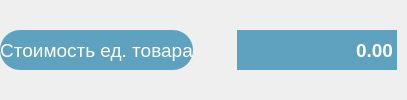
               <widget class="QWidget" name="widget_6" native="true">
                <property name="sizePolicy">
                 <sizepolicy hsizetype="Preferred" vsizetype="Minimum">
                  <horstretch>0</horstretch>
                  <verstretch>0</verstretch>
                 </sizepolicy>
                </property>
                <layout class="QHBoxLayout" name="horizontalLayout_5">
                 <property name="leftMargin">
                  <number>0</number>
                 </property>
                 <property name="topMargin">
                  <number>0</number>
                 </property>
                 <property name="rightMargin">
                  <number>10</number>
                 </property>
                 <property name="bottomMargin">
                  <number>0</number>
                 </property>
                 <item>
                  <widget class="QLabel" name="label_3">
                   <property name="sizePolicy">
                    <sizepolicy hsizetype="Preferred" vsizetype="Fixed">
                     <horstretch>0</horstretch>
                     <verstretch>0</verstretch>
                    </sizepolicy>
                   </property>
                   <property name="minimumSize">
                    <size>
                     <width>0</width>
                     <height>40</height>
                    </size>
                   </property>
                   <property name="font">
                    <font>
                     <family>Arial</family>
                     <pointsize>14</pointsize>
                     <italic>false</italic>
                    </font>
                   </property>
                   <property name="styleSheet">
                    <string notr="true">QLabel {
     border: none;
	height: 40px;
     border-radius: 20px;
	background-color: #5EA2BF;
	color: white;
 }</string>
                   </property>
                   <property name="text">
                    <string>Стоимость ед. товара</string>
                   </property>
                   <property name="alignment">
                    <set>Qt::AlignCenter</set>
                   </property>
                   <property name="margin">
                    <number>0</number>
                   </property>
                  </widget>
                 </item>
                 <item>
                  <widget class="QPushButton" name="info_3">
                   <property name="enabled">
                    <bool>true</bool>
                   </property>
                   <property name="sizePolicy">
                    <sizepolicy hsizetype="Fixed" vsizetype="Fixed">
                     <horstretch>0</horstretch>
                     <verstretch>0</verstretch>
                    </sizepolicy>
                   </property>
                   <property name="minimumSize">
                    <size>
                     <width>32</width>
                     <height>32</height>
                    </size>
                   </property>
                   <property name="maximumSize">
                    <size>
                     <width>32</width>
                     <height>32</height>
                    </size>
                   </property>
                   <property name="autoFillBackground">
                    <bool>false</bool>
                   </property>
                   <property name="styleSheet">
                    <string notr="true"> QPushButton {
     border: none;
	background-color: none;
 }</string>
                   </property>
                   <property name="text">
                    <string/>
                   </property>
                   <property name="icon">
                    <iconset resource="resources.qrc">
                     <normaloff>:/resources/info.svg</normaloff>:/resources/info.svg</iconset>
                   </property>
                   <property name="iconSize">
                    <size>
                     <width>32</width>
                     <height>32</height>
                    </size>
                   </property>
                  </widget>
                 </item>
                 <item>
                  <widget class="QDoubleSpinBox" name="doubleSpinBox_3">
                   <property name="sizePolicy">
                    <sizepolicy hsizetype="Fixed" vsizetype="Fixed">
                     <horstretch>0</horstretch>
                     <verstretch>0</verstretch>
                    </sizepolicy>
                   </property>
                   <property name="minimumSize">
                    <size>
                     <width>160</width>
                     <height>40</height>
                    </size>
                   </property>
                   <property name="font">
                    <font>
                     <family>Arial</family>
                     <pointsize>14</pointsize>
                     <weight>75</weight>
                     <bold>true</bold>
                    </font>
                   </property>
                   <property name="focusPolicy">
                    <enum>Qt::ClickFocus</enum>
                   </property>
                   <property name="styleSheet">
                    <string notr="true">QDoubleSpinBox
{
     border: none;
	background-color: #5EA2BF;
	color: white;
}


QDoubleSpinBox:focused
{
    border-width: 2px;
    border-style: solid;
    border-color: red;
}</string>
                   </property>
                   <property name="wrapping">
                    <bool>false</bool>
                   </property>
                   <property name="frame">
                    <bool>false</bool>
                   </property>
                   <property name="alignment">
                    <set>Qt::AlignRight|Qt::AlignTrailing|Qt::AlignVCenter</set>
                   </property>
                   <property name="buttonSymbols">
                    <enum>QAbstractSpinBox::NoButtons</enum>
                   </property>
                   <property name="accelerated">
                    <bool>true</bool>
                   </property>
                   <property name="showGroupSeparator" stdset="0">
                    <bool>true</bool>
                   </property>
                   <property name="maximum">
                    <double>10000000.000000000000000</double>
                   </property>
                  </widget>
                 </item>
                </layout>
               </widget>
